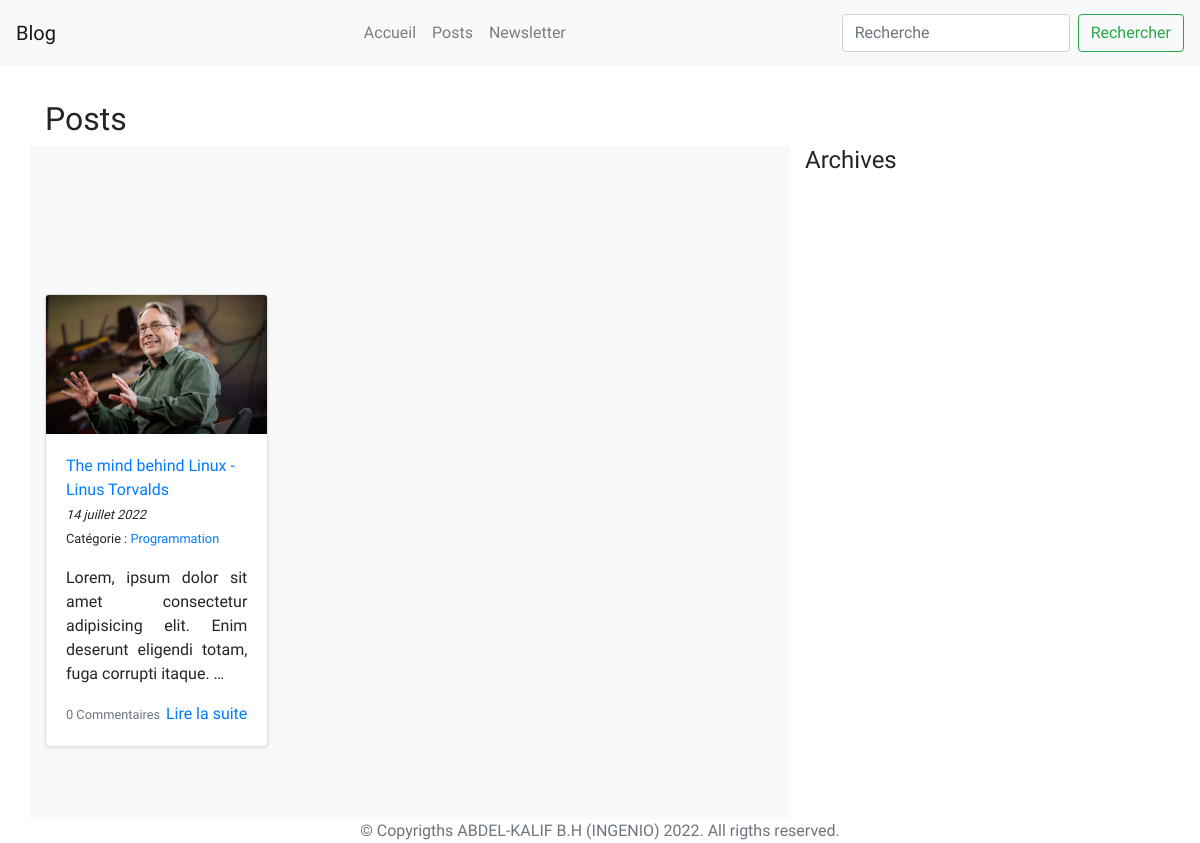
/posts/, run on the app's committed database.
### post/models.py (models this page shows, shortened)
class Post(models.Model):
    category = models.ForeignKey(Category, related_name='posts', on_delete=models.CASCADE)
    title = models.CharField(max_length=120)
    body = models.TextField()
    image = models.ImageField('Image', null=True, blank=True ,upload_to='images/')
    pub_date = models.DateField('Date posted', auto_now_add=True)
    class Meta:
        ordering = ('-pk',)

class Category(models.Model):
    category = models.CharField(max_length=120)
    class Meta:
        verbose_name_plural = 'Categories'
    def __str__(self):
        return self.category

### post/views.py (the view)
# urls.py: path('posts/', posts, name='posts'),
def posts(request):
    model = Post
    template = 'post/posts.html'
    archives = model.objects.filter(pub_date__lte=au_plutard)
    posts = model.objects.filter(Q(pub_date__gte=au_plutard) & Q(pub_date__lte=now))
    context = {
        'archives': archives,
        'posts': posts,
    }
    return render(request, template, context)

### post/templates/post/posts.html
{% extends 'default/base.html' %}
{% block content %}
<h2>Posts</h2>
<div class="row">
    {% if posts %}
    <div class="col-md-8">
        <div class="row">
            <div class="album py-5 bg-light">
                <div class="container">
                    <div class="row">
                        {% for post in posts %}
                        <div class="col-md-4">
                            <div class="card mb-4 shadow-sm">
                                {% if post.image %}
                                <a href="{% url 'post:post_detail' post.pk %}" style="height: 50%; width: 100%">
                                    <img src="{{ post.image.url }}" class="card-img-top" alt="..." width="100%"
                                        height="100%" fill="#55595c">
                                </a>
                                {% else %}
                                <img src="..." class="card-img-top" alt="...">
                                {% endif %}
                                <div class="card-body">
                                    <p class="card-text">
                                        <a href="{% url 'post:post_detail' post.pk %}">
                                            {{ post.title }}
                                        </a><br>
                                        <small>
                                            <i>
                                                {{ post.pub_date }}
                                            </i>
                                            <br>
                                            Catégorie : <a href="{% url 'post:category_posts' post.category.pk %}">
                                                {{ post.category }}
                                            </a>
                                        </small>
                                        <p class="card-text text-justify">
                                            {{ post.body|truncatewords:15 }}
                                        </p>
                                    </p>
                                    <div class="d-flex justify-content-between align-items-center">
                                        <small class="text-muted text-sm">
                                            {{ post.comments.count }} Commentaire{{ post.comments.count|pluralize }}
                                        </small>
                                        <a href="{% url 'post:post_detail' post.pk %}">Lire la suite</a>
                                    </div>
                                </div>
                            </div>
                        </div>
                        {% endfor %}
                    </div>
                </div>
            </div>
        </div>
    </div>
    {% endif %}
    <div class="col-md-4">
        <h4>Archives</h4>
    </div>
</div>
{% endblock content %}

### post/templates/default/base.html (style rules this page uses)
body .container { margin-top: 100px; }

### data on the page
Post: image (picture), title "The mind behind Linux - Linus Torvalds", pub_date "14 juillet 2022", category "Programmation", body "Lorem, ipsum dolor sit amet consectetur adipisicing elit. Enim deserunt eligendi totam, fuga corrupti itaque. …", comments.count "0"
